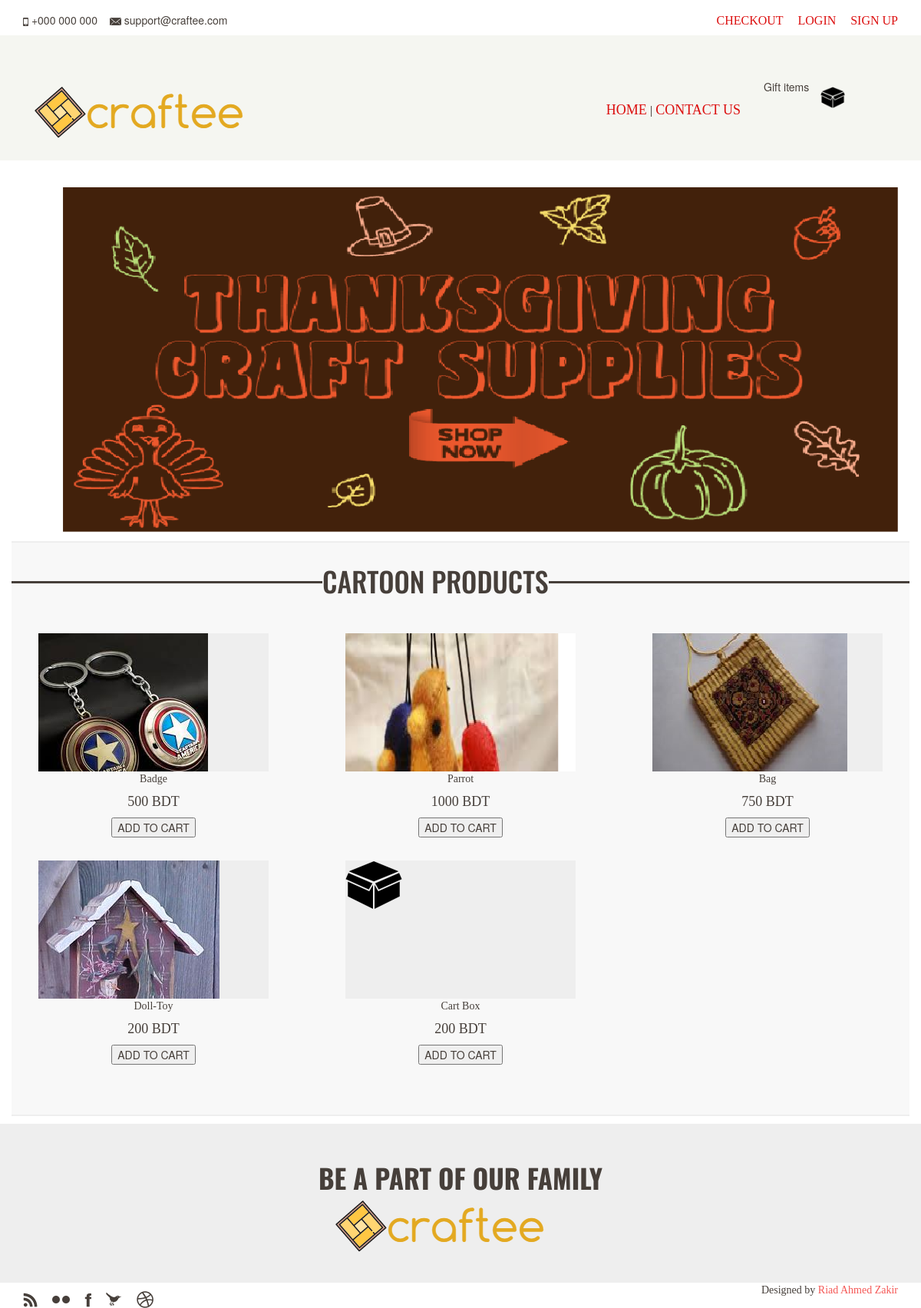
The page / on the database its author committed.
### tables this page shows
CREATE TABLE `tbl_product` (
  `id` int(11) NOT NULL,
  `name` varchar(100) NOT NULL,
  `description` varchar(500) NOT NULL,
  `price` double NOT NULL,
  `unitAvailable` int(11) NOT NULL
);

### index.php (called while the page is built, shortened)
<?php
require 'models/productClass.php';
$proObj=new ProductClass();
$products=$proObj->getAllProduct();
require 'views/index.view.php';
?>

### models/model.php (called while the page is built, shortened)
<?php
class Model
{
	private $username='root';
	private $password='';
	private $database='craftee_db';
	private $servername='localhost';
	function __construct()
	{
		try
		{
		    $this->db = new PDO("mysql:host=$this->servername;dbname=$this->database", $this->username, $this->password);
		}
		catch(PDOException $e)
		{
		    echo "Connection failed: " . $e->getMessage();
		}
	}
}

### models/productClass.php (called while the page is built, shortened)
<?php
require_once 'model.php';
class ProductClass extends Model
{
	public function getAllProduct()
	{
		try
		{
			$stmt=$this->db->prepare("SELECT id, name, description, price, unitAvailable FROM tbl_product");
			$stmt->execute();
		 	$stmt->setFetchMode(PDO::FETCH_ASSOC);
		 	$result=$stmt->fetchAll();
		 	return $result;
		}
		catch(Exception $e)
		{
		 	echo $e->getMessage();
		}
	}
}

### views/index.view.php (the view, shortened to what this page needs)
<?php require 'statics/header.view.php'; ?>
<div class="slider_wrapper container-fluid clear">
    <div class="row">
        <div class="col-md-12">
	         <img src="resource/img/cover.png" class="img-responsive" alt="Slider">
        </div>
    </div>
</div>
<div class="portfolio_three_wrapper back_ash container clear">
    <div class="portfolio_three">
        <div class="row">
            <div class="heading_ash col-md-12">
                <h1>CARTOON PRODUCTS</h1>
            </div>
        </div>
        <div class="row">
        <?php
            foreach ($products as $product)
            {
        ?>
                <div class="col-md-4 three_wrapper">
                    <div class="three_img">
                        <img src="resource/upload/<?=$product['id']; ?>.jpg" alt="Image">
                    </div>
                    <div class="three">
                        <p><?=$product['name']; ?></p>
                        <h4><?=$product['price']." ";?>BDT</h4>
                        <button value="<?=$product['id']; ?>" onClick="addProduct(this)">ADD TO CART</button>
                    </div>
                </div>
        <?php
            }
        ?>
        </div>
    </div>
</div>
<?php require'statics/footer.view.php'; ?>

### views/statics/header.view.php (shortened to what this page needs)
<!DOCTYPE html>
<html lang="en">
    <head>
        <link rel="stylesheet" href="resource/css/bootstrap.css" type="text/css">
        <link rel="stylesheet" href="resource/css/style.css" type="text/css">
    </head>
	<body onload="displayCart()">
		<div class="topbar_wrapper container-fluid clear">
            <div class="topbar container">
                <div class="row">
                    <div class="col-md-6">
                        <div class="contact pull-left">
                            <div class="phone pull-left">
                                <p>
                                    <img src="resource/img/phone_icon.png" alt="Phone">
                                    <span>+000 000 000</span>
                                </p>
                            </div>
                            <div class="email pull-left">
                                <p>
                                    <img src="resource/img/email_icon.png" alt="Email">
                                    <span>support@craftee.com</span>
                                </p>
                            </div>
                        </div>
                    </div>
                    <div class="col-md-6">
                        <div class="top_menu pull-right">
                            <ul>
                                <?php
                                    if(isset($_SESSION['userName']))
                                    {
                                        echo "
                                        <li><a href='home.php'>MY ACCOUNT</a></li>
                                        <li><a href='cart.php'>CHECKOUT</a></li>
                                        <li><a href='logout.php'>LOGOUT</a></li>
                                        ";
                                    }
                                    else
                                    {
                                        echo "
                                            <li><a href='cart.php'>CHECKOUT</a></li>
                                            <li><a href='login.php'>LOGIN</a></li>
                                            <li><a href='register.php'>SIGN UP</a></li>
                                            ";
                                    } ?>
                            </ul>
                        </div>
                    </div>
                </div>
            </div>
        </div>
		 <div class="header_wrapper container-fluid clear">
            <div class="header container">
                <div class="col-md-4">
                    <div class="logo">
                        <div class="logo_icon pull-left">
                            <img src="resource/img/logo.png" alt="Logo">
                        </div>
                    </div>
                </div>
                <div class="col-md-6">
                    <div class="navigation pull-right">
                        <ul>
                            <li><a href="index.php">HOME</a></li>
                            <li class="slash">|</li>
                            <li><a href="#">CONTACT US</a></li>
                        </ul>
                    </div>
                </div>
                <div class="col-md-2">
    				<div class="cart">
                        <div class="cart_text pull-left">
                            <p>Gift items</p>
                        </div>
                        <div class="cart_icon pull-left">
                            <img src="resource/img/cart_icon.png" alt="Cart">
                        </div>
                    </div>
                </div>
            </div>
        </div>

### views/statics/footer.view.php
<div class="footer_top_wrapper container-fluid clear">
        <div class="footer_top container">
            <h1>BE A PART OF OUR FAMILY </h1>
            <img src="resource/img/logo.png" alt="Logo">
        </div>
    </div>
    <div class="footer_bottom_wrapper container-fluid clear">
        <div class="footer_bottom container">
            <div class="social pull-left">
                <ul>
                    <li><a href="#"><img src="resource/img/social_icon_rss.png" alt="Social"></a></li>
                    <li><a href="#"><img src="resource/img/social_icon_flicker.png" alt="Social"></a></li>
                    <li><a href="#"><img src="resource/img/social_icon_fb.png" alt="Social"></a></li>
                    <li><a href="#"><img src="resource/img/social_icon_twitter.png" alt="Social"></a></li>
                    <li><a href="#"><img src="resource/img/social_icon_dribble.png" alt="Social"></a></li>
                </ul>
            </div>
            <div class="copyright pull-right">
                <p>Designed by <a href="#">Riad Ahmed Zakir</a></p>
            </div>
        </div>
    </div>
</body>

### resource/css/style.css (style rules this page uses)
html,body { color: #463f3a; }
.pull-left { float: left; }
.pull-right { float: right; }
.clear { overflow: hidden; }
.phone { margin-right: 15px; }
.phone > p > img { width: 7px; }
.phone > p > span { font-size: 14px; }
.email > p > span { font-size: 14px; }
.topbar { padding-top: 16px; }
.top_menu > ul { margin: 0; padding: 0; list-style: none; }
.top_menu > ul > li { display: inline-block; margin-left: 15px; }
.top_menu > ul > li > a { text-decoration: none; color: #dc0f0f!important; font-size: 16px; font-family: m500; }
.header_wrapper { background-color: #f5f6f1; margin-bottom: 35px; padding: 20px 0 29px; }
.logo { padding-top: 40px; margin-right: 215px; }
.logo_icon > img { padding-right:25px; padding-top: 7px; }
.navigation { padding-top: 65px; }
.navigation > ul { margin: 0; padding: 0; list-style: none; }
.navigation > ul > li { display: inline-block; margin-left: 0px; }
.navigation > ul > li > a { text-decoration: none; color: #dc0f0f!important; font-size: 18px; font-family: m500; }
.cart { padding-top: 40px; }
.cart_text > p { line-height: 1; }
.cart_icon > img { padding-left: 15px; padding-top: 7px; width: 47px; }
.heading_ash { background: url("../img/heading_thick_icon.png"); font-family: 'Oswald', sans-serif; position: relative; height: 3px; line-height: 3px; margin-bottom: 50px; }
.heading_ash > h1 { position: absolute; background-color: #f8f8f8; padding: 0px; left: 35%; top: -40px; }
.back_ash { background: #f8f8f8; }
.portfolio_three_wrapper { padding: 50px 0; border-top: 2px solid #eee; border-bottom: 2px solid #eee; }
.three_wrapper { padding-top:15px; padding-bottom:15px; margin-right: 0px; }
.three_wrapper > .three_img> img { max-width: 100%; }
.three_img { margin:auto; overflow:hidden; width:300px; height:180px; background:#eee; }
.three_wrapper >.three { text-align:center; }
.three_wrapper >.three > p { font-family: m300; }
.three_wrapper >.three > h4 { font-family: m500; }
.footer_top_wrapper { margin-top:10px; background:#eee; padding: 40px 0; }
.footer_top { text-align: center; }
.footer_top > h1 { font-family: "Oswald", sans-serif; margin: 0; font-weight: bold; font-size: 35px; line-height: 60px; }
.social { padding-top: 10px; }
.social > ul { list-style: none; margin: 0; padding: 0; }
.social > ul > li { display: inline-block; margin-right: 15px; }
.copyright > p { font-size: 14px; font-family: m300; }
.copyright > p > a { text-decoration: none; color: #f55856; font-family: m500; }

### rows shown on the page
tbl_product: shows a picture, name "Badge", price "500", $product['id'] 8 (drawn)
tbl_product: shows a picture, name "Parrot", price "1000", $product['id'] 9 (drawn)
tbl_product: shows a picture, name "Bag", price "750", $product['id'] 10 (drawn)
tbl_product: shows a picture, name "Doll-Toy", price "200", $product['id'] 11 (drawn)
tbl_product: shows a picture, name "Cart Box", price "200", $product['id'] 12 (drawn)
